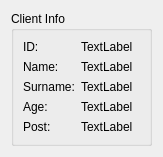
<?xml version="1.0" encoding="UTF-8"?>
<ui version="4.0">
 <class>ClientInfo</class>
 <widget class="QWidget" name="ClientInfo">
  <property name="geometry">
   <rect>
    <x>0</x>
    <y>0</y>
    <width>163</width>
    <height>153</height>
   </rect>
  </property>
  <property name="windowTitle">
   <string>Form</string>
  </property>
  <layout class="QVBoxLayout" name="verticalLayout">
   <item>
    <widget class="QGroupBox" name="grpClientInfo">
     <property name="title">
      <string>Client Info</string>
     </property>
     <layout class="QFormLayout" name="formLayout">
      <item row="0" column="0">
       <widget class="QLabel" name="lbID">
        <property name="text">
         <string>ID:</string>
        </property>
       </widget>
      </item>
      <item row="1" column="0">
       <widget class="QLabel" name="lbName">
        <property name="text">
         <string>Name:</string>
        </property>
       </widget>
      </item>
      <item row="2" column="0">
       <widget class="QLabel" name="lbSurname">
        <property name="text">
         <string>Surname:</string>
        </property>
       </widget>
      </item>
      <item row="3" column="0">
       <widget class="QLabel" name="lbAge">
        <property name="text">
         <string>Age:</string>
        </property>
       </widget>
      </item>
      <item row="4" column="0">
       <widget class="QLabel" name="lbPost">
        <property name="text">
         <string>Post:</string>
        </property>
       </widget>
      </item>
      <item row="0" column="1">
       <widget class="QLabel" name="lbValID">
        <property name="text">
         <string>TextLabel</string>
        </property>
       </widget>
      </item>
      <item row="1" column="1">
       <widget class="QLabel" name="lbValName">
        <property name="text">
         <string>TextLabel</string>
        </property>
       </widget>
      </item>
      <item row="2" column="1">
       <widget class="QLabel" name="lbValSurname">
        <property name="text">
         <string>TextLabel</string>
        </property>
       </widget>
      </item>
      <item row="3" column="1">
       <widget class="QLabel" name="lbValAge">
        <property name="text">
         <string>TextLabel</string>
        </property>
       </widget>
      </item>
      <item row="4" column="1">
       <widget class="QLabel" name="lbValPost">
        <property name="text">
         <string>TextLabel</string>
        </property>
       </widget>
      </item>
     </layout>
    </widget>
   </item>
  </layout>
 </widget>
 <resources/>
 <connections/>
</ui>
